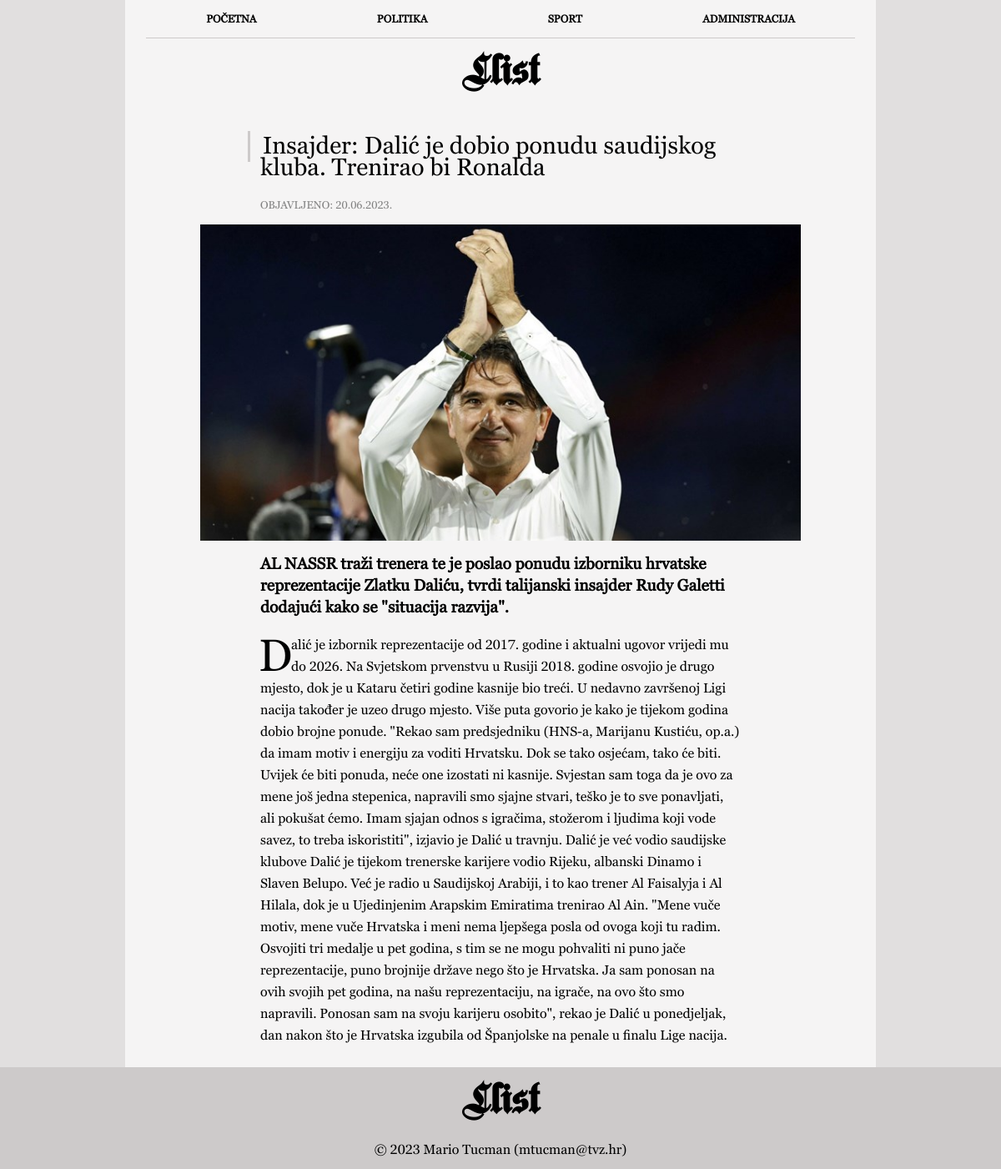
The page /clanak.php?clanak=7 on the database its author committed.
### tables this page shows
CREATE TABLE `vijesti` (
  `id` int(11) NOT NULL,
  `naslov` varchar(100) NOT NULL,
  `podnaslov` varchar(50) NOT NULL,
  `sazetak` varchar(255) NOT NULL,
  `tekst` text NOT NULL,
  `slika` varchar(64) NOT NULL,
  `kategorija` varchar(64) NOT NULL,
  `arhiva` tinyint(1) NOT NULL,
  `datum` varchar(32) NOT NULL
);

### clanak.php (the view, shortened to what this page needs)
<?php
include 'connect.php';
$clanak = $_GET["clanak"];
?>
<!DOCTYPE html>
<html lang="hr">
<head>
  <link rel="stylesheet" type="text/css" href="style.css" />
</head>
<body>
  <div class="main">
    <nav class="navigation">
      <ul>
        <li><a href="index.php">POČETNA</a></li>
        <li><a href="kategorija.php?kategorija=politika">POLITIKA</a></li>
        <li><a href="kategorija.php?kategorija=sport">SPORT</a></li>
        <li><a href="administracija.php">ADMINISTRACIJA</a></li>
      </ul>
    </nav>
    <header>
      <h1 class="header1">Llist</h1>
    </header>
    <?php
    $query = "SELECT * FROM vijesti WHERE id=$clanak";
    $result = mysqli_query($dbc, $query);
    while ($row = mysqli_fetch_array($result)) {
      echo '<section class="clanak" role="main">';
      echo '<div class="row">';
      echo '<h2 class="clanak-naslov"><div class="clanak-rectangle"></div>' . $row["naslov"] . '</h2>';
      echo '<p class="clanak-datum">Objavljeno: ' . $row["datum"] . '</p>';
      echo '</div>';
      echo '<section class="clanak-slika">';
      echo '<img src="' . UPLPATH . $row['slika'] . '">';
      echo '</section>';
      echo '<section class="clanak-sazetak">';
      echo '<p>' . $row["sazetak"] . '</p>';
      echo '</section>';
      echo '<section class="clanak-tekst">';
      echo '<p class="p-tekst">' . $row["tekst"] . '</p>';
      echo '</section>';
      echo '</section>';
      break;
    }
    ?>
  </div>
  <footer>
    <h1 class="header1">Llist</h1>
    <p class="credits">© 2023 Mario Tucman (mtucman@tvz.hr)</p>
  </footer>
</body>
</html>

### style.css (style rules this page uses)
* { box-sizing: border-box; margin: 0; padding: 0; font-family: "Georgia Pro Regular", "Helvetica", "Arial"; }
body { background-color: #e1dfdf; }
header { margin-bottom: 15px; }
p, h1, h2, h3 { line-height: 26px; }
a { text-decoration: none; color: black; }
.main { margin: auto; min-height: 87.5vh; max-width: 75%; background-color: #f5f4f4; }
img { width: 100%; object-fit: cover; }
.header1 { padding: 25px; text-align: center; font-size: 3em; font-family: "Fette Kanzlei", "Helvetica", "Arial"; }
.credits { padding: 10px; font-size: 1em; text-align: center; }
.navigation ul { list-style: none; margin: 0px 25px; display: flex; justify-content: space-between; padding: 0; border-bottom: #cdcaca 1px solid; }
.navigation ul li { flex-grow: 1; }
.navigation ul li a { display: block; text-decoration: none; font-weight: bold; font-size: 0.8em; padding: 15px 0; text-align: center; color: black; }
footer { background-color: #cdcaca; }
.clanak { margin: 0px 10%; text-align: left; }
.clanak-rectangle { height: 1.3em; width: 3px; background-color: #cdcaca; display: inline-block; position: relative; top: 10px; right: 15px; }
.clanak-naslov, .clanak-datum, .clanak-sazetak, .clanak-tekst { padding: 10px 10%; }
.clanak-naslov { font-size: 1.8em; font-weight: normal; }
.clanak-datum { font-size: 0.8em; text-transform: uppercase; color: gray; }
.clanak-slika { padding: 0; width: 100%; margin: auto; }
.clanak-sazetak { font-size: 1.2em; font-weight: bold; }
.clanak-tekst { padding-bottom: 25px; }
.clanak-tekst::first-letter { font-size: 2.5em; initial-letter: 2; }

### rows shown on the page
vijesti: naslov "Insajder: Dalić je dobio ponudu saudijskog kluba. Trenirao bi Ronalda", datum "20.06.2023.", slika (picture), sazetak "AL NASSR traži trenera te je poslao ponudu izborniku hrvatske reprezentacije Zlatku Daliću, tvrdi talijanski insajder Rudy Galetti dodajući kako se \"situacija razvija\".", tekst "Dalić je izbornik reprezentacije od 2017. godine i aktualni ugovor vrijedi mu do 2026. Na Svjetskom prvenstvu u Rusiji 2018. godine osvojio je drugo mjesto, dok je u Kataru četiri godine kasnije bio treći. U nedavno završenoj Ligi nacija također je uzeo drugo mjesto. Više puta govorio je kako je tijekom godina dobio brojne ponude. \"Rekao sam predsjedniku (HNS-a, Marijanu Kustiću, op.a.) da imam motiv i energiju za voditi Hrvatsku. Dok se tako osjećam, tako će biti. Uvijek će biti ponuda, neće one izostati ni kasnije. Svjestan sam toga da je ovo za mene još jedna stepenica, napravili smo sjajne stvari, teško je to sve ponavljati, ali pokušat ćemo. Imam sjajan odnos s igračima, stožerom i…"
